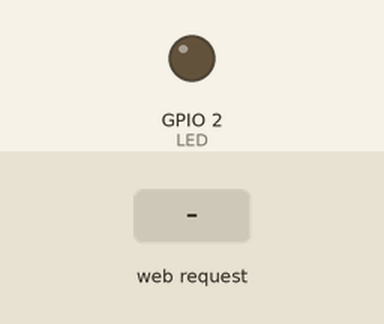
Simulated run of this sketch. Board: ESP8266 (NodeMCU). Parts: output pins drawn as LEDs (lit = HIGH). The test bench sets the inputs (shaded band). WiFi joins after 1.5 s; servers stay silent unless stated; what the sketch prints to the serial monitor is not drawn.

Above: at 3.7 s.
3.8 s: HTTP request GET /ledOff received
At 4.1 s:
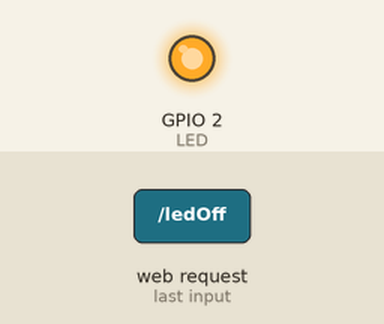
5.3 s: HTTP request GET /ledOn received
At 6.4 s:
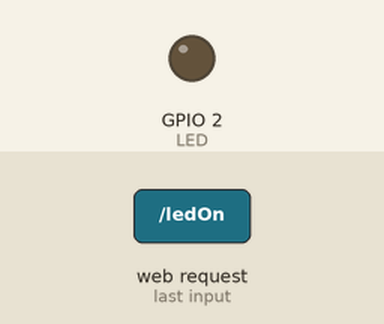
Timing chart, 0 to 8.3 s (numbered marks = the images above; inputs shaded):
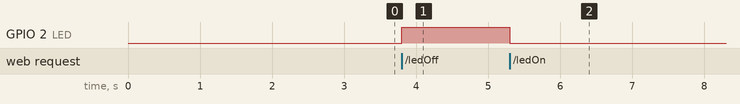

The sketch:

iot_workshop_led_on_off.ino
```cpp
#include<ESP8266WebServer.h>
#include <ESP8266WiFi.h>
#include<WiFiClient.h>

#include "index.h"
#define LED 2
const char* ssid = "isro_dobz";
const char* password = "bk#bk7878@nasa";

ESP8266WebServer server(80);

void handleRoot(){
  String s = MAIN_page;
  server.send(200, "text/html", s);
 }
void handleLEDon() {
 String s = MAIN_page;
 digitalWrite(LED,LOW);
 server.send(200, "text/html", s);
}

void handleLEDoff() {
 String s = MAIN_page;
 digitalWrite(LED,HIGH);
 server.send(200, "text/html", s);
}

void setup() {
  pinMode(LED, OUTPUT);
  delay(500);
  Serial.begin(115200);
  WiFi.begin(ssid, password);
  Serial.println("");
  while (WiFi.status() != WL_CONNECTED){
    delay(1000);
    Serial.print(".");
    }
  Serial.println("Connected to ...");
  Serial.println(ssid);
  Serial.println(" Server Started on ip  ");
  Serial.println(WiFi.localIP());

  server.on("/", handleRoot);
  server.on("/ledOn", handleLEDon);
  server.on("/ledOff", handleLEDoff);
  server.begin();
  Serial.println("Server is Started waiting for client");


}

void loop() {
    server.handleClient();
}
```

index.h
```cpp
const char MAIN_page[] PROGMEM = R"======(
<!DOCTYPE html>
<html>
<head>
<title>Control LED</title>
</head>
<meta charset="utf-8">
<meta name="viewport" content="width=device-width, initial-scale=1, shrink-to-fit=no">
<link rel="stylesheet" href="https://maxcdn.bootstrapcdn.com/bootstrap/4.0.0/css/bootstrap.min.css" integrity="sha384-Gn5384xqQ1aoWXA+058RXPxPg6fy4IWvTNh0E263XmFcJlSAwiGgFAW/dAiS6JXm" crossorigin="anonymous">
<body>
  <h1>Control LED By Pressing bellow Button<h1>
  <a href="ledOn"><input type="button" class="btn btn-primary" value="TURN ON LED"></a>
  <a href="ledOff"><input type="button" class="btn btn-danger" value="TURN OFF LED"></a>
</body>
</html>

)======";
```

Measured:
- after the input at 3.8 s, GPIO 2 (LED): LOW → HIGH at once
- after the input at 5.3 s, GPIO 2 (LED): HIGH → LOW at once
